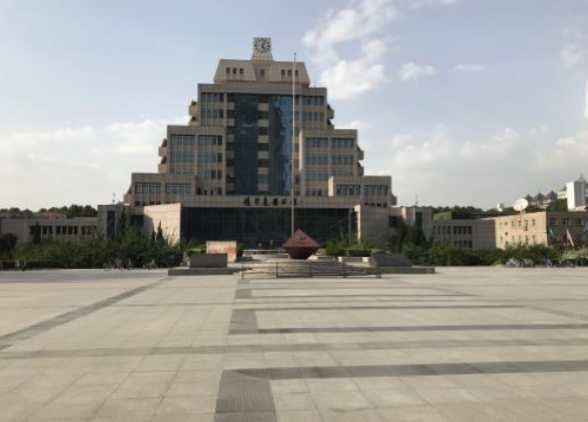
#> input picture code/lab6.1/library.png, 588 x 422 px
$ python main.py
#> lines starting #> are read from the running program, lines starting #| are printed output that depends on the picture; after the words box and inside, x2 and y2 are one past the last pixel; in counts of white or black regions, pixels touching at a corner belong together
### code/lab6.1/harris.py
from pylab import *
from numpy import *
from scipy.ndimage import filters
def compute_harris_response(im, sigma=3):
    imx = zeros(im.shape)
    filters.gaussian_filter(im, (sigma, sigma), (0, 1), imx)
    imy = zeros(im.shape)
    filters.gaussian_filter(im, (sigma, sigma), (1, 0), imy)
    Wxx = filters.gaussian_filter(imx * imx, sigma)
    Wxy = filters.gaussian_filter(imx * imy, sigma)
    Wyy = filters.gaussian_filter(imy * imy, sigma)

    # 行列式和迹
    Wdet = Wxx * Wyy - Wxy ** 2
    Wtr = Wxx + Wyy
    return Wdet-0.02*pow(Wtr,2)     #得到im的R矩阵


def get_harris_points(harrisim, min_dist=10, threshold=0.05):    #threshold=0.01

    corner_threshold = harrisim.max() * threshold
    harrisim_t = (harrisim > corner_threshold) * 1
    #把不为0对应下标取出来
    coords = array(harrisim_t.nonzero()).T
    candidate_values = [harrisim[c[0], c[1]] for c in coords]
    index = argsort(candidate_values)[::-1]#从大到小排列
    allowed_locations = zeros(harrisim.shape)
    allowed_locations[min_dist:-min_dist, min_dist:-min_dist] = 1
    #allowed_locations = ones(harrisim.shape)
    filtered_coords = []
    # 非极大值抑制
    for i in index:
        if allowed_locations[coords[i, 0], coords[i, 1]] == 1:
            filtered_coords.append(coords[i])
            allowed_locations[(coords[i, 0] - min_dist):(coords[i, 0] + min_dist),
            (coords[i, 1] - min_dist):(coords[i, 1] + min_dist)] = 0

    return filtered_coords

# [8 lines left out: function plot_harris_points, not called in this run]


def get_descriptors(image, filtered_coords, wid=5):
    #对于每一个角点获得邻域，计算ncc
    desc = []
    for coords in filtered_coords:
        patch = image[coords[0] - wid:coords[0] + wid + 1,
                coords[1] - wid:coords[1] + wid + 1].flatten()
        desc.append(patch)
    return desc


def match(desc1, desc2, threshold=0.5):
    #对于两幅图像的desc进行比较匹配
    n = len(desc1[0])
    d = -ones((len(desc1), len(desc2)))
    for i in range(len(desc1)):
        for j in range(len(desc2)):
            d1 = (desc1[i] - mean(desc1[i])) / std(desc1[i])
            d2 = (desc2[j] - mean(desc2[j])) / std(desc2[j])
            ncc_value = sum(d1 * d2) / (n - 1)
            if ncc_value > threshold:
                d[i, j] = ncc_value
    ndx = argsort(-d)   #ncc降序排列，NCC=1时两个窗口相关程度非常高
    matchscores = ndx[:, 0]#每个img1关键点匹配到一个img2关键点
    return matchscores


def match_twosided(desc1, desc2, threshold=0.5):
    matches_12 = match(desc1, desc2, threshold)
    matches_21 = match(desc2, desc1, threshold)
    # 删除不对称的匹配
    for i,n in enumerate(matches_12):
        if matches_21[n]!=i:
            matches_12[i]=-1
    return matches_12

def appendimages(im1, im2):
#方便展示，拼接两幅图片
    rows1 = im1.shape[0]
    rows2 = im2.shape[0]
    if rows1 < rows2:
        im1 = concatenate((im1, zeros((rows2 - rows1, im1.shape[1]))), axis=0)
    elif rows1 > rows2:
        im2 = concatenate((im2, zeros((rows1 - rows2, im2.shape[1]))), axis=0)
    # if none of these cases they are equal, no filling needed.

    return concatenate((im1, im2), axis=1)


def plot_matches(im1, im2, locs1, locs2, matchscores, show_below=True):

    im3 = appendimages(im1, im2)
    if show_below:
        im3 = vstack((im3, im3))
    #图像拼接
    imshow(im3)
    cols1 = im1.shape[1]
    for i, m in enumerate(matchscores): #(i,m)-----第一幅图中第i个角点对应于第二幅图第m个角点
        if m > 0:
            plot([locs1[i][1], locs2[m][1] + cols1], [locs1[i][0], locs2[m][0]], 'c')# +cols1是因为图像拼接
    axis('off')
    show()

### code/lab6.1/main.py
import harris
from pylab import *
from PIL import Image
im1 = array(Image.open(r"library.png").convert("L"))
im2 = array(Image.open(r"library1.png").convert("L"))
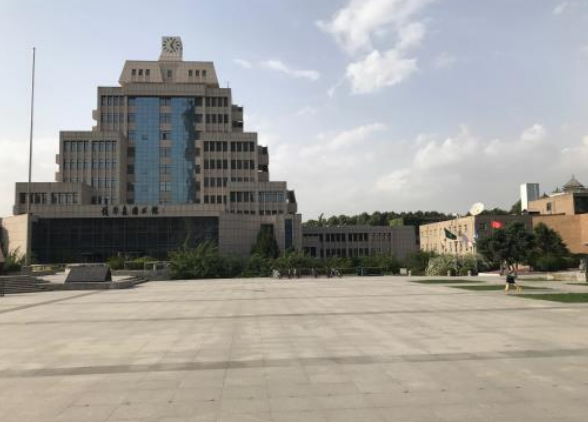
#> input picture code/lab6.1/library1.png, 588 x 422 px
harrisim = harris.compute_harris_response(im1, 5)
wid=5
filtered_coords1 = harris.get_harris_points(harrisim, wid + 1)
#> in get_harris_points, `corner_threshold = harrisim.max() * threshold`: corner_threshold = 49.83
#> in get_harris_points, `harrisim_t = (harrisim > corner_threshold) * 1`:
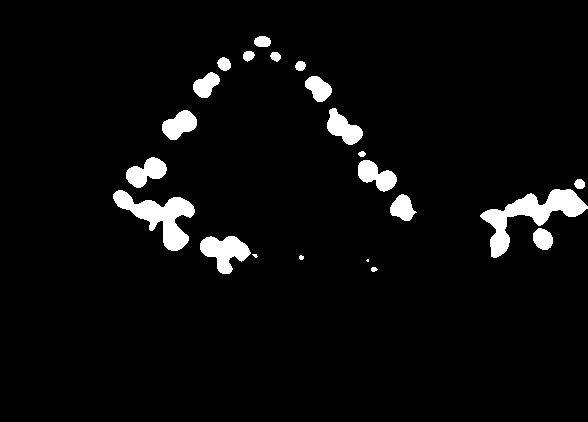
#> harrisim_t: shape (422, 588) int64; values 0 (black) and 1 (white), 4.4% white; 22 white regions (2 under 20 px), largest, box (x1, y1, x2, y2) and area: (480, 189, 588, 258) 2427, (113, 190, 195, 251) 2024, (200, 236, 251, 274) 1116
#> in get_harris_points, `coords = array(harrisim_t.nonzero()).T`: coords = 10847 pairs, first value 36 to 273, second value 113 to 587
#> in get_harris_points, `candidate_values = [harrisim[c[0], c[1]] for c in coords]`: candidate_values = 10847 values, max 996.6 at index 8777, min 49.84 at index 3988, mean 184.8
#> in get_harris_points, `index = argsort(candidate_values)[::-1]#从大到小排列`: index = 10847 values, max 10846 at index 10493, min 0 at index 10669, mean 5423
#> the loop in get_harris_points, `for i in index:` made 10847 passes
#> i on passes 1 to 3: 8777, 8776, 8848
#> after the loop in get_harris_points, `for i in index:`: allowed_locations: shape (422, 588) float64; values 0 (black) and 1 (white), 88% white; 14 black regions, largest, box (x1, y1, x2, y2) and area: (0, 0, 588, 422) 16226, (109, 154, 199, 255) 4273, (354, 147, 418, 223) 2059
#> after the loop in get_harris_points, `for i in index:`: filtered_coords = 246 pairs, first value 41 to 269, second value 115 to 579
#> filtered_coords1 has the same summary as filtered_coords in get_harris_points
d1 = harris.get_descriptors(im1, filtered_coords1, wid)
#> the loop in get_descriptors, `for coords in filtered_coords:` made 246 passes
#> coords on passes 1 to 3: [236, 174], [208, 175], [210, 149]
#> after the loop in get_descriptors, `for coords in filtered_coords:`: desc = 246 items
#> d1 = 246 items

harrisim = harris.compute_harris_response(im2, 5)
filtered_coords2 = harris.get_harris_points(harrisim, wid + 1)
#> call 2 of get_harris_points, with min_dist = 6, threshold = 0.05
#> in get_harris_points (call 2), `corner_threshold = harrisim.max() * threshold`: corner_threshold = 51.91
#> in get_harris_points (call 2), `harrisim_t = (harrisim > corner_threshold) * 1`: harrisim_t: shape (422, 588) int64; values 0 (black) and 1 (white), 4.3% white; 29 white regions (2 under 20 px), largest, box (x1, y1, x2, y2) and area: (0, 173, 41, 240) 1468, (402, 211, 451, 278) 1392, (236, 119, 276, 160) 778
#> in get_harris_points (call 2), `coords = array(harrisim_t.nonzero()).T`: coords = 10627 pairs, first value 34 to 288, second value 0 to 587
#> in get_harris_points (call 2), `candidate_values = [harrisim[c[0], c[1]] for c in coords]`: candidate_values = 10627 values, max 1038.2 at index 2863, min 51.93 at index 9893, mean 178
#> in get_harris_points (call 2), `index = argsort(candidate_values)[::-1]#从大到小排列`: index = 10627 values, max 10626 at index 10381, min 0 at index 10574, mean 5313
#> the loop in get_harris_points (call 2), `for i in index:` made 10627 passes
#> i on passes 1 to 3: 2863, 2806, 2862
#> after the loop in get_harris_points (call 2), `for i in index:`:
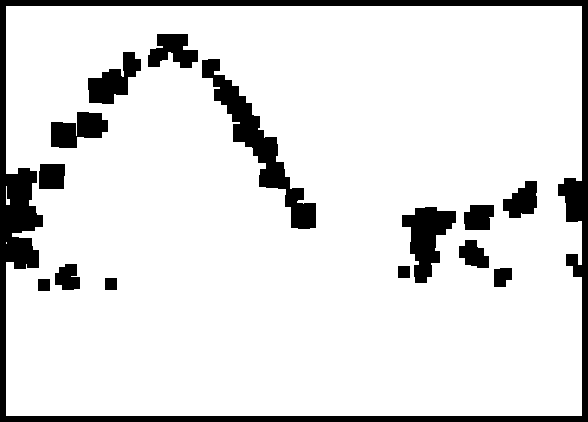
#> allowed_locations: shape (422, 588) float64; values 0 (black) and 1 (white), 88% white; 15 black regions, largest, box (x1, y1, x2, y2) and area: (0, 0, 588, 422) 15704, (202, 59, 316, 229) 4136, (402, 207, 456, 283) 2191
#> after the loop in get_harris_points (call 2), `for i in index:`: filtered_coords = 238 pairs, first value 40 to 285, second value 6 to 579
#> filtered_coords2 has the same summary as filtered_coords in get_harris_points
d2 = harris.get_descriptors(im2, filtered_coords2, wid)
#> the loop in get_descriptors (call 2), `for coords in filtered_coords:` made 238 passes
#> coords on passes 1 to 3: [136, 64], [188, 20], [91, 102]
#> d2 = 238 items

print("start match\n")
matches = harris.match_twosided(d1, d2)
#> in match, `n = len(desc1[0])`: n = 121
#> in match, `d = -ones((len(desc1), len(desc2)))`: d: shape (246, 238) float64; every value is -1
#> after the loop in match, `for i in range(len(desc1)):`:
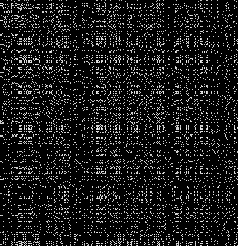
#> d: shape (246, 238) float64; min -1, max 1, mean -0.791; drawn with min black and max white
#> in match, `matchscores = ndx[:, 0]#每个img1关键点匹配到一个img2关键点`: matchscores = 246 values, max 236 at index 1, min 2 at index 3, mean 111.2
#> in match_twosided, `matches_12 = match(desc1, desc2, threshold)`: matches_12 has the same summary as matchscores in match
#> call 2 of match, with threshold = 0.5
#> in match (call 2), `d = -ones((len(desc1), len(desc2)))`: d: shape (238, 246) float64; every value is -1
#> after the loop in match (call 2), `for i in range(len(desc1)):`:
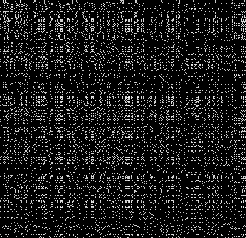
#> d: shape (238, 246) float64; min -1, max 1, mean -0.791; drawn with min black and max white
#> in match (call 2), `ndx = argsort(-d)`:
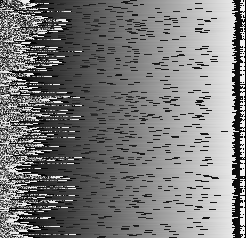
#> ndx: shape (238, 246) int64; min 0, max 245, mean 122.5
#> in match (call 2), `matchscores = ndx[:, 0]#每个img1关键点匹配到一个img2关键点`: matchscores = 238 values, max 245 at index 101, min 4 at index 3, mean 121.7
#> in match_twosided, `matches_21 = match(desc2, desc1, threshold)`: matches_21 has the same summary as matchscores in match
#> the loop in match_twosided, `for i,n in enumerate(matches_12):` made 246 passes
#> n on passes 1 to 3: 66, 236, 27
#> after the loop in match_twosided, `for i,n in enumerate(matches_12):`: matches_12 = 246 values, max 233 at index 66, min -1 at index 0, mean 33.88
#> matches has the same summary as matches_12 in match_twosided
figure()
gray()
harris.plot_matches(im1, im2, filtered_coords1, filtered_coords2, matches)
#> the loop in plot_matches, `for i, m in enumerate(matchscores):` made 246 passes
#> m on passes 1 to 3: -1, -1, -1
#> in plot_matches, `show()`:
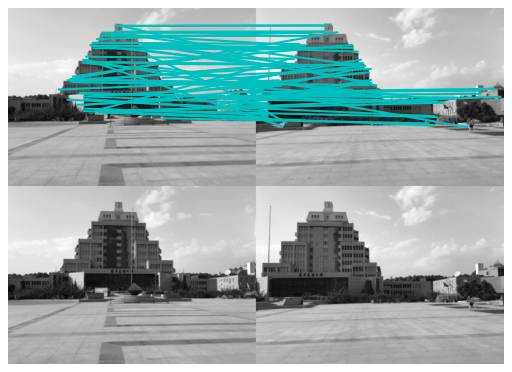
#> figure drawn by matplotlib, 1 panel
